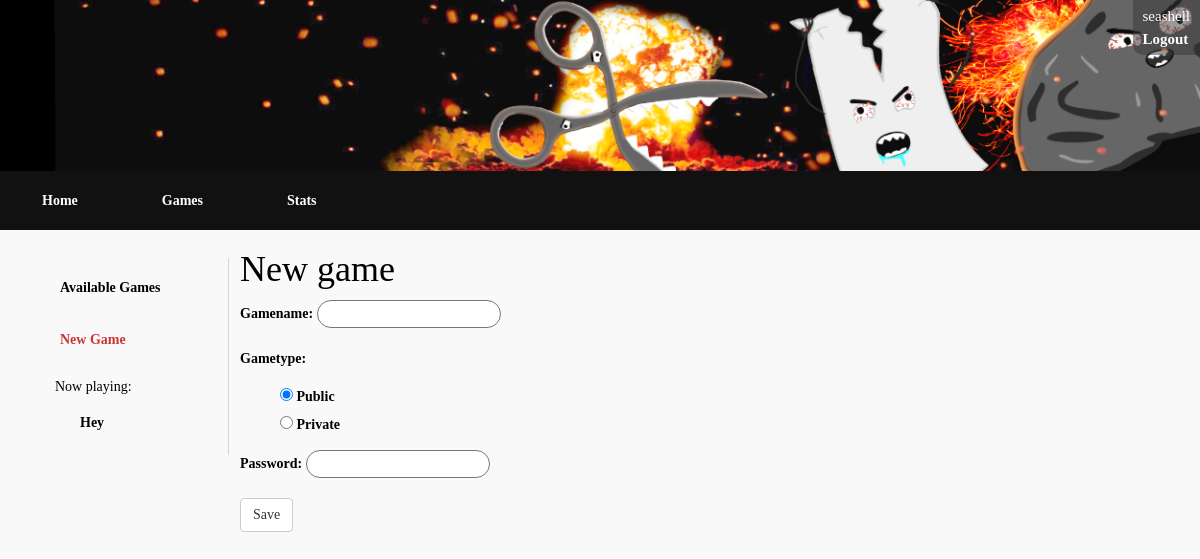
The page /game/new (signed in) on the database as committed earlier.
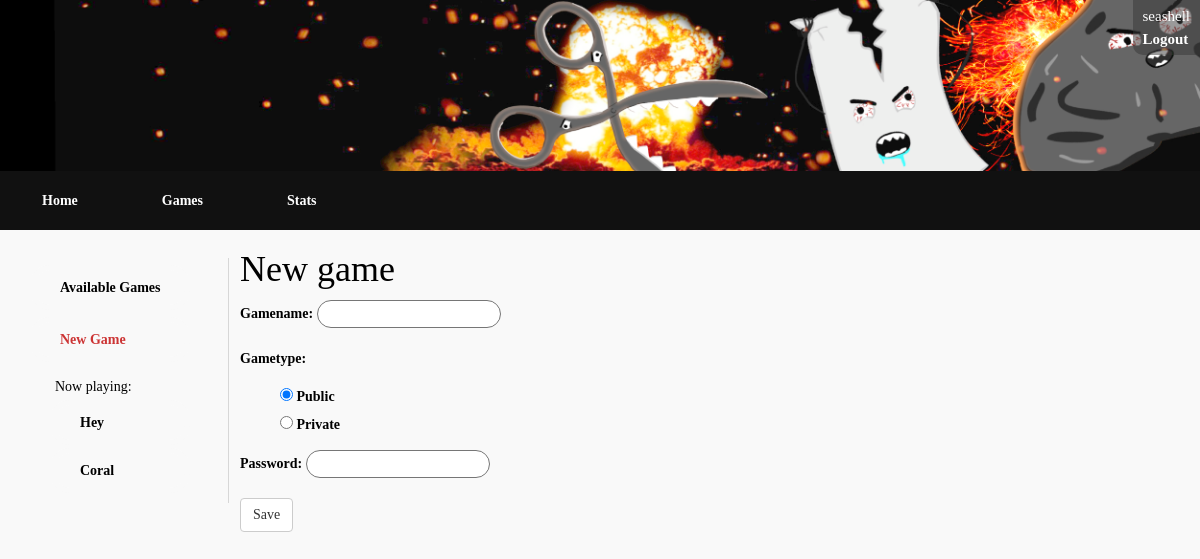
The same page on the database as committed later.
### testapp/models.py (models this page shows)
class Game(models.Model):
    isCompleted = models.BooleanField(default=False)
    isPublic = models.BooleanField()
    password = models.CharField(max_length=10, null=True)
    gameName = models.CharField(max_length=100, default='NoNameGame')
    ownerID = models.ForeignKey(User, on_delete=models.CASCADE, related_name='owner')
    secondPlayerID =models.ForeignKey(User, on_delete=models.SET_NULL, null=True, related_name='secondPlayer')
    winnerID = models.ForeignKey(User, on_delete=models.SET_NULL, null=True, related_name='winner')
    ownerScore = models.IntegerField(default=0)
    secondPlayerScore = models.IntegerField(default=0)

### game/views.py (the view, shortened to what this page needs)
# urls.py: path('new', views.newGame, name='New Game'),
@login_required()
def newGame(request):
    form = NewGameForm()
    return render(request,'game/newGame.html', {'form': form,
                                                'userGames': asideParams(request.user)})

### game/forms.py
class NewGameForm(forms.Form):
    gameName = forms.CharField(max_length=100)
    CHOICES = [('Public', 'Public'),
               ('Private', 'Private')]
    gameType = forms.ChoiceField(choices=CHOICES, widget=forms.RadioSelect(), initial='Public')
    password = forms.CharField(max_length=100, min_length=10, required=False)
    if gameType == 'Private':
        password.required = True

### game/views.py (called while the page is built)
def asideParams(user):
    activeGames = Game.objects.filter(Q(ownerID=user) | Q(secondPlayerID=user))
    activeGames = activeGames.exclude(isCompleted=True)
    return activeGames

### templates/game/newGame.html (shortened to what this page needs)
{% extends "base_gamewindow.html" %}
{% block content %}
<h1>New game</h1>
<form method="POST">
    {{ form.as_p }}
    <button type="submit" class="save btn btn-default">Save</button>
</form>
{% endblock %}

### templates/base_gamewindow.html
{% extends "base_generic.html" %}
{% block aside %}
    <aside id="gamenav">
    <ul>
    <li class="gamenawitem"><a href="{% url 'All Games' %}">Available Games</a></li>
    <li class="gamenawitem" id="gamenav-newgame"><a href="{% url 'New Game' %}">New Game</a></li>
        <li class="gamenawitem" id="gamenav-gamelist"><span>Now playing:</span>
        <ul>
            {% if userGames.count != 0 %}
                {% for game in userGames %}
                    <li class="gamenav-listitem"><a href="{% url 'Join Game' %}?id={{ game.id }}">{{ game.gameName }}</a></li>
                {% endfor %}
            {% else %}
            <li>Sorry, no games!</li>
            {% endif %}
        </ul>
    </li>
    </ul>
    </aside>
{% endblock %}

Rows that differ between the two databases and show on the page:
added Game: gameName "Coral"
